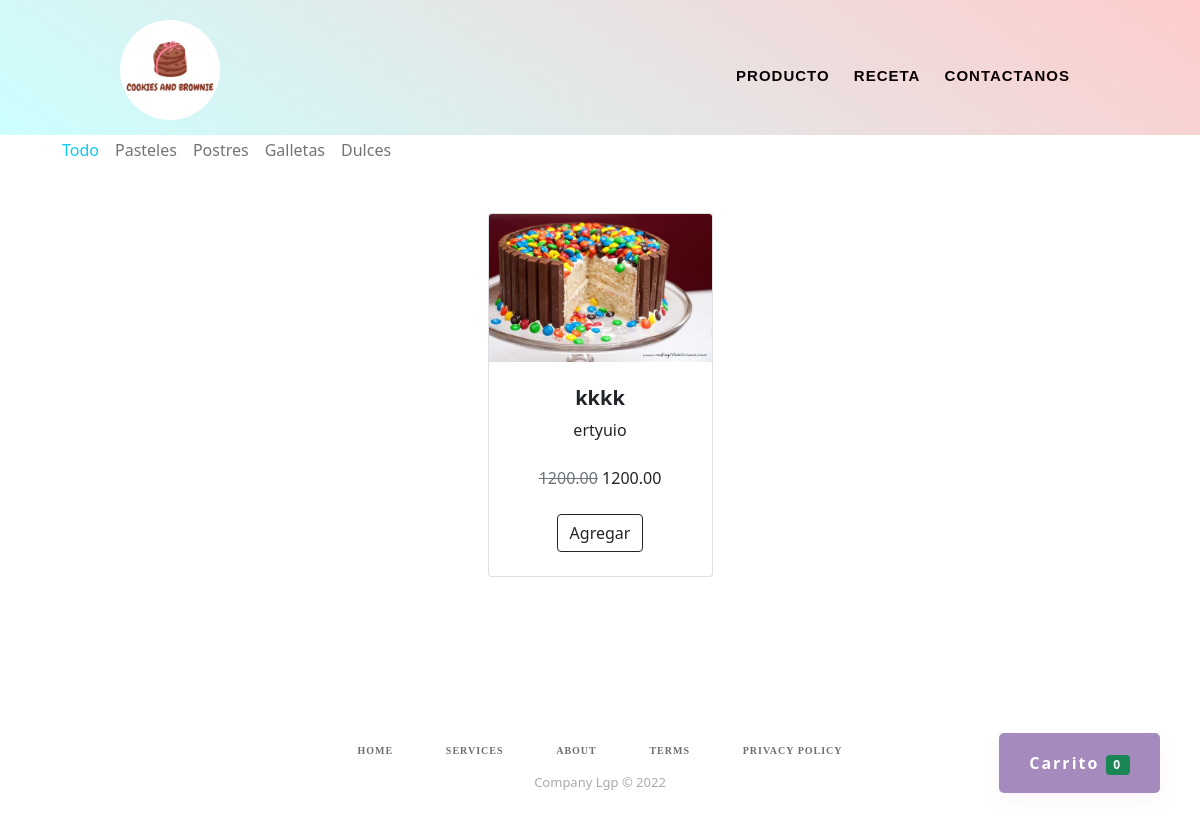
The app's page /frmproducto.php with its own data.
### tables this page shows
CREATE TABLE `categorias` (
  `id` int(11) NOT NULL,
  `categoria` varchar(50) NOT NULL
);

CREATE TABLE `productos` (
  `id` int(11) NOT NULL,
  `nombre` varchar(255) NOT NULL,
  `descripcion` text NOT NULL,
  `precio_normal` decimal(10,2) NOT NULL,
  `precio_rebajado` decimal(10,2) NOT NULL,
  `cantidad` int(11) NOT NULL,
  `imagen` varchar(50) NOT NULL,
  `id_categoria` int(11) NOT NULL
);

### frmproducto.php (the view, shortened to what this page needs)
<?php require_once "config/conexion.php"; ?>
<!DOCTYPE html>
<html lang="en">
<head>
    <link rel="stylesheet" href="assets/css/estilo.css">
    <link href="assets/css/estilos.css" rel="stylesheet" >
    <link href="assets/css/styles.css" rel="stylesheet" />
</head>
<header>
    <div class="ancho">
        <a href="./index.php"><img src="assets/logo.ico" id="logo" ></a>
    </div>
    <nav>
    </nav>
    <div class="menu">
        <nav>
            <ul>
                <li><a href="./frmproducto.php">Producto</a></li>
                <li><a href="./frmReceta.php">Receta</a></li>
                <li><a href="./frmcontactanos.php">Contactanos</a></li>
            </ul>
        </nav>
    </div>
</header>
<body>
    <a href="#" class="btn-flotante" id="btnCarrito">Carrito <span class="badge bg-success" id="carrito">0</span></a>
    <div class="container">
        <nav class="navbar navbar-expand-lg navbar-light">
            <div class="container-fluid">
                <div class="collapse navbar-collapse" id="navbarNav">
                    <ul class="navbar-nav">
                        <a href="#" class="nav-link text-info" category="all">Todo</a>
                        <?php
                        $query = mysqli_query($conexion, "SELECT * FROM categorias");
                        while ($data = mysqli_fetch_assoc($query)) { ?>
                            <a href="#" class="nav-link" category="<?php echo $data['categoria']; ?>"><?php echo $data['categoria']; ?></a>
                        <?php } ?>
                    </ul>
                </div>
            </div>
        </nav>
    </div>
    <section class="py-5">
        <div class="container px-4 px-lg-5">
            <div class="row gx-4 gx-lg-5 row-cols-2 row-cols-md-3 row-cols-xl-4 justify-content-center">
                <?php
                $query = mysqli_query($conexion, "SELECT p.*, c.id AS id_cat, c.categoria FROM productos p INNER JOIN categorias c ON c.id = p.id_categoria");
                $result = mysqli_num_rows($query);
                if ($result > 0) {
                    while ($data = mysqli_fetch_assoc($query)) { ?>
                        <div class="col mb-5 productos" category="<?php echo $data['categoria']; ?>">
                            <div class="card h-100">
                                <img class="card-img-top" src="assets/Imagenes/<?php echo $data['imagen']; ?>" alt="..." />
                                <div class="card-body p-4">
                                    <div class="text-center">
                                        <h5 class="fw-bolder"><?php echo $data['nombre'] ?></h5>
                                        <p><?php echo $data['descripcion']; ?></p>
                                        <span class="text-muted text-decoration-line-through"><?php echo $data['precio_normal'] ?></span>
                                        <?php echo $data['precio_rebajado'] ?>
                                    </div>
                                </div>
                                <div class="card-footer p-4 pt-0 border-top-0 bg-transparent">
                                    <div class="text-center"><a class="btn btn-outline-dark mt-auto agregar" data-id="<?php echo $data['id']; ?>" href="#">Agregar</a></div>
                                </div>
                            </div>
                        </div>
                <?php  }
                } ?>
            </div>
        </div>
    </section>
    <div class="footer-basic">
            <footer>
                <center>
                <nav>
                <ul class="list-inline">
                    <li class="list-inline-item"><a href="#">Home</a></li>
                    <li class="list-inline-item"><a href="#">Services</a></li>
                    <li class="list-inline-item"><a href="#">About</a></li>
                    <li class="list-inline-item"><a href="#">Terms</a></li>
                    <li class="list-inline-item"><a href="#">Privacy Policy</a></li>
                </ul>
            </nav>
        </center>
                <p class="copyright">Company Lgp © 2022</p>
            </div>
</body>
</html>

### assets/css/estilo.css (style rules this page uses)
body { margin: 0; overflow-x:hidden; }
header { width: 100%; height: 135px; background: linear-gradient( 35deg, #ccffff, #ffcccc ) }
#logo { position:absolute; width: 100px; height: 100px; border-radius: 80px; top: 20px; }
.ancho { width: 80%; height: 5px; margin: auto; }
nav { width: 90%; height:30px; text-align: right; padding-top: 20px; }
nav ul li { display: inline; }
nav ul li a { display: inline-block; color:rgb(97, 107, 106); font-size: 10px; text-decoration: none; text-transform: uppercase; font-weight: bold; letter-spacing: 1px; padding:10px 10px; font-family: 'Akaya Telivigala'; }
.menu nav ul li a { color: rgb(10, 1, 3); font-size: 15px; text-decoration:none; text-transform: uppercase; font-weight:bolder; letter-spacing: 1px; font-family: 'Alegreya Sans SC', sans-serif; }
.footer-basic { padding:40px 0; background-color:#ffffff; color:#4b4c4d; }
.footer-basic ul { padding:0; list-style:none; text-align:center; font-size:18px; line-height:1.6; margin-bottom:0; }
.footer-basic li { padding:0 10px; }
.footer-basic ul a { color:inherit; text-decoration:none; opacity:0.8; }
.footer-basic .copyright { margin-top:30px; text-align:center; font-size:13px; color:#aaa; margin-bottom:0; }

### assets/css/estilos.css (style rules this page uses)
.btn-flotante { font-size: 16px; font-weight: bold; color: #ffffff; border-radius: 5px; letter-spacing: 2px; background-color: #a58abe; padding: 18px 30px; position: fixed; bottom: 40px; right: 40px; transition: all 300ms ease 0ms; box-shadow: 0px 8px 15px rgba(227, 161, 206, 0.1); z-index: 99; text-decoration: none; }

### records on screen
categorias: categoria "Pasteles"
categorias: categoria "Postres"
categorias: categoria "Galletas"
categorias: categoria "Dulces"
productos: imagen (picture), nombre "kkkk", descripcion "ertyuio", precio_normal "1200.00", precio_rebajado "1200.00"
